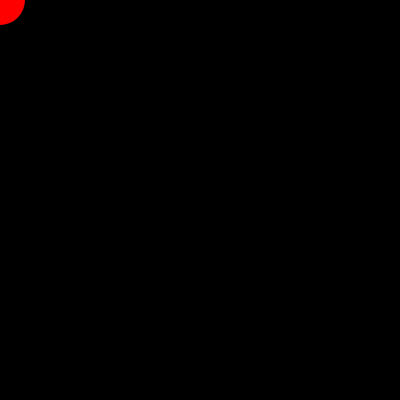
Frame 1 (no input)
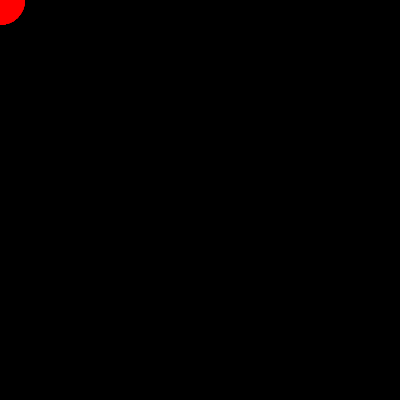
Frame 60 (no input)
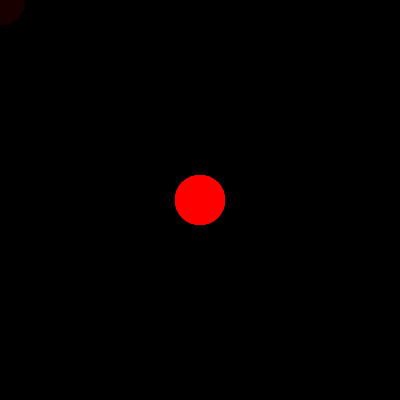
Frame 120 (the mouse pressed at the canvas centre since frame 60)

The p5.js sketch that drew these frames (run headless with seeded random() and noise() and a simulated clock; from frame 60 on, the mouse is pressed at the canvas centre):

// p5.js sketch
// ── sketch.js
// setup function - used for commands that need to run only once
function setup()
{
  // only put code here that you want to happen one time,
  // at the start of your program

  // create a canvas element on the page
  createCanvas(400,400);

  // don't draw any "strokes" on our shapes
  noStroke();

  // turn off the mouse cursor
  noCursor();

  // set a red fill
  fill(255,0,0);

  // start with an opaque black background
  background(0);
}

// draw function - this is our 'game' loop that automatically
// executes over and over
function draw()
{
  // erase the background
  background(0, 0, 0, 10);

  // draw an ellipse where the mouse is
  ellipse(mouseX, mouseY, 50, 50);
}
